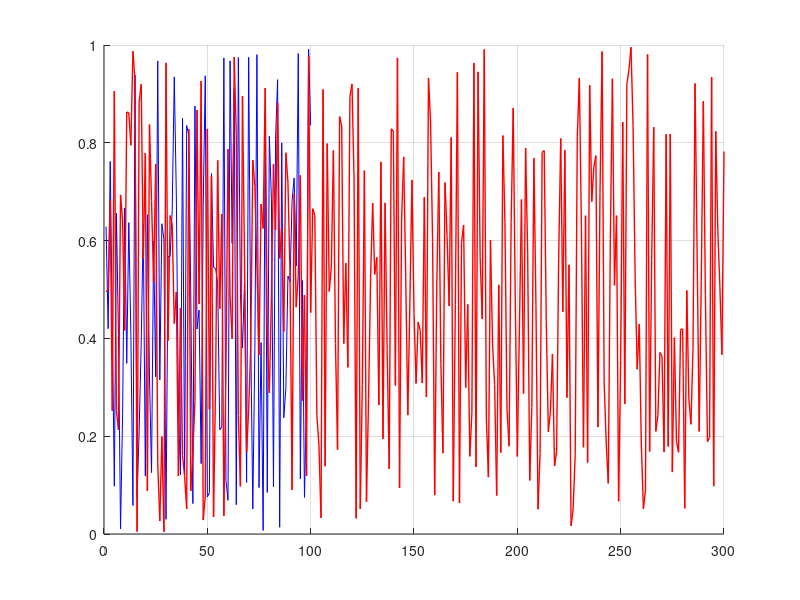

Here is the MATLAB script that generated this plot: (Note: this script raises an error after producing the figure.)
 %%%%%%%%%%%%%%%%%%%%%%%%%%%%%%%%%%%%%%%%%%%%%%%%%%%%%%%%%%%%%%%%%%%%%%%%%%%%%%%%
% NAME: magnifyOnFigure_examples
% 
% AUTHOR: David Fernandez Prim (david.fernandez.prim@gmail.com)
%
% PURPOSE: Shows the funcionality of 'magnifyOnFigure'
% 
%%%%%%%%%%%%%%%%%%%%%%%%%%%%%%%%%%%%%%%%%%%%%%%%%%%%%%%%%%%%%%%%%%%%%%%%%%%%%%%%
clc;
clear all
close all

%% %%%%%%%%%%%%%%%%%%%%%%%%%%%%%%%%%%%%%%%%%%%%%%%%%%%%%%%%%%%%%%%%%%%%%%%%%%%%%
% Default interactive mode
%%%%%%%%%%%%%%%%%%%%%%%%%%%%%%%%%%%%%%%%%%%%%%%%%%%%%%%%%%%%%%%%%%%%%%%%%%%%%%%%
close all;
fprintf( sprintf('This is the default interactive operation mode of ''magnifyOnFigure''') ); 
fig = figure;
hold on;
plot(rand(100,1), 'b'); plot(rand(300, 1), 'r', 'Linewidth',1); 
grid on;
hold off;
magnifyOnFigure;
fprintf('Press a key...')
pause;

%% %%%%%%%%%%%%%%%%%%%%%%%%%%%%%%%%%%%%%%%%%%%%%%%%%%%%%%%%%%%%%%%%%%%%%%%%%%%%%
% Figure handle passed as an input argument
%%%%%%%%%%%%%%%%%%%%%%%%%%%%%%%%%%%%%%%%%%%%%%%%%%%%%%%%%%%%%%%%%%%%%%%%%%%%%%%%
close all;
fprintf( sprintf('The figure handle is here passed as an input argument.') );  
fig = figure;
hold on;
plot(rand(100,1), 'b'); plot(rand(300, 1), 'r'); 
grid on;
hold off;
magnifyOnFigure(fig);
fprintf('Press a key...')
pause;


%% %%%%%%%%%%%%%%%%%%%%%%%%%%%%%%%%%%%%%%%%%%%%%%%%%%%%%%%%%%%%%%%%%%%%%%%%%%%%%
% Properties (in interactive mode)
%%%%%%%%%%%%%%%%%%%%%%%%%%%%%%%%%%%%%%%%%%%%%%%%%%%%%%%%%%%%%%%%%%%%%%%%%%%%%%%%
close all;
fprintf( sprintf('Playing arround with the properties in interactive mode...') ); 
figHandler = figure;
hold on;
plot(rand(100,1), 'b'); plot(rand(300, 1), 'r'); 
grid on;
hold off; 
ylim([0 2]);
magnifyOnFigure(...
        figHandler,...
        'units', 'pixels',...
        'magnifierShape', 'ellipse',...
        'initialPositionSecondaryAxes', [326.933 259.189 164.941 102.65],...
        'initialPositionMagnifier',     [174.769 49.368 14.1164 174.627],...    
        'mode', 'interactive',...    
        'fprintflayLinkStyle', 'straight',...        
        'edgeWidth', 2,...
        'edgeColor', 'black',...
        'secondaryAxesFaceColor', [0.91 0.91 0.91]... 
            ); 
fprintf('Press a key...')
pause;


%% %%%%%%%%%%%%%%%%%%%%%%%%%%%%%%%%%%%%%%%%%%%%%%%%%%%%%%%%%%%%%%%%%%%%%%%%%%%%%
% Properties (in manual mode)
%%%%%%%%%%%%%%%%%%%%%%%%%%%%%%%%%%%%%%%%%%%%%%%%%%%%%%%%%%%%%%%%%%%%%%%%%%%%%%%%
close all;
fprintf( sprintf('Or in manual mode.') ) 
figHandler = figure;
hold on;
plot(rand(100,1), 'b'); plot(rand(300, 1), 'r'); 
grid on;
hold off; 
ylim([0 2]);
magnifyOnFigure(...
        figHandler,...
        'units', 'pixels',...
        'initialPositionSecondaryAxes', [326.933 259.189 164.941 102.65],...
        'initialPositionMagnifier',     [174.769 49.368 14.1164 174.627],...    
        'mode', 'manual',...    
        'fprintflayLinkStyle', 'straight',...        
        'edgeWidth', 2,...
        'edgeColor', 'black',...
        'secondaryAxesFaceColor', [0.91 0.91 0.91]... 
            ); 
fprintf('Press a key...')
pause;


%% %%%%%%%%%%%%%%%%%%%%%%%%%%%%%%%%%%%%%%%%%%%%%%%%%%%%%%%%%%%%%%%%%%%%%%%%%%%%%
% Working on images also
%%%%%%%%%%%%%%%%%%%%%%%%%%%%%%%%%%%%%%%%%%%%%%%%%%%%%%%%%%%%%%%%%%%%%%%%%%%%%%%%
close all;
fprintf( sprintf('How the tool works on images.') ) 
h = figure; 
load clown; 
image(X); 
colormap(map) ; 
axis image
magnifyOnFigure(h, 'fprintflayLinkStyle', 'straight',...
                    'EdgeColor', 'white',...
                    'magnifierShape', 'rectangle',...
                    'frozenZoomAspectratio', 'on',...
                    'edgeWidth', 2);
                
fprintf('Press a key...')
pause;
close all
                
             

%% %%%%%%%%%%%%%%%%%%%%%%%%%%%%%%%%%%%%%%%%%%%%%%%%%%%%%%%%%%%%%%%%%%%%%%%%%%%%%
% Working on contour plots
%%%%%%%%%%%%%%%%%%%%%%%%%%%%%%%%%%%%%%%%%%%%%%%%%%%%%%%%%%%%%%%%%%%%%%%%%%%%%%%%
close all;
fprintf( sprintf('How the tool works on contour plots.') ) 
scrsz = get(0, 'ScreenSize');
h = figure('Position', [0.01*scrsz(3), 0.25*scrsz(4), 0.65*scrsz(3), 0.60*scrsz(4)]);
load clown;
hc1 = contour(X, 'LineWidth', 2);
axis image

magnifyOnFigure;

fprintf('Press a key...')
pause;
close all


%% %%%%%%%%%%%%%%%%%%%%%%%%%%%%%%%%%%%%%%%%%%%%%%%%%%%%%%%%%%%%%%%%%%%%%%%%%%%%%
% Properties (in interactive mode)
%%%%%%%%%%%%%%%%%%%%%%%%%%%%%%%%%%%%%%%%%%%%%%%%%%%%%%%%%%%%%%%%%%%%%%%%%%%%%%%%
close all;
fprintf( sprintf('Using multiple magnifiers on the same axis...') ) 
figHandler = figure;
hold on;
plot(rand(100,1), 'b'); plot(rand(300, 1), 'r'); 
grid on;
hold off; 
ylim([0 2]);

magnifyOnFigure(...
        figHandler,...
        'units', 'pixels',...
        'magnifierShape', 'rectangle',...
        'initialPositionSecondaryAxes', [105.6 278.81 130.2 102.69],...
        'initialPositionMagnifier',     [106.56 47.2 18.6823 186.519],...    
        'mode', 'interactive',...    
        'fprintflayLinkStyle', 'straight',...        
        'edgeWidth', 2,...
        'edgeColor', 'black',...
        'secondaryAxesFaceColor', [0.91 0.91 0.91]... 
            );   

magnifyOnFigure(...
        figHandler,...
        'units', 'pixels',...
        'magnifierShape', 'rectangle',...
        'initialPositionSecondaryAxes', [365.6 275.81 130.2 102.69],...
        'initialPositionMagnifier',     [211.459 47.2 18.6823 186.519],...    
        'mode', 'interactive',...    
        'fprintflayLinkStyle', 'straight',...        
        'edgeWidth', 2,...
        'edgeColor', 'black',...
        'secondaryAxesFaceColor', [0.91 0.91 0.91]... 
            );   
        
magnifyOnFigure(...
        figHandler,...
        'units', 'pixels',...
        'magnifierShape', 'rectangle',...
        'initialPositionSecondaryAxes', [364.6 78.81 130.2 102.69],...
        'initialPositionMagnifier',     [270.827 47.2 18.6823 186.519],...    
        'mode', 'interactive',...    
        'fprintflayLinkStyle', 'straight',...        
        'edgeWidth', 2,...
        'edgeColor', 'black',...
        'secondaryAxesFaceColor', [0.91 0.91 0.91]... 
            ); 
        
     
        
